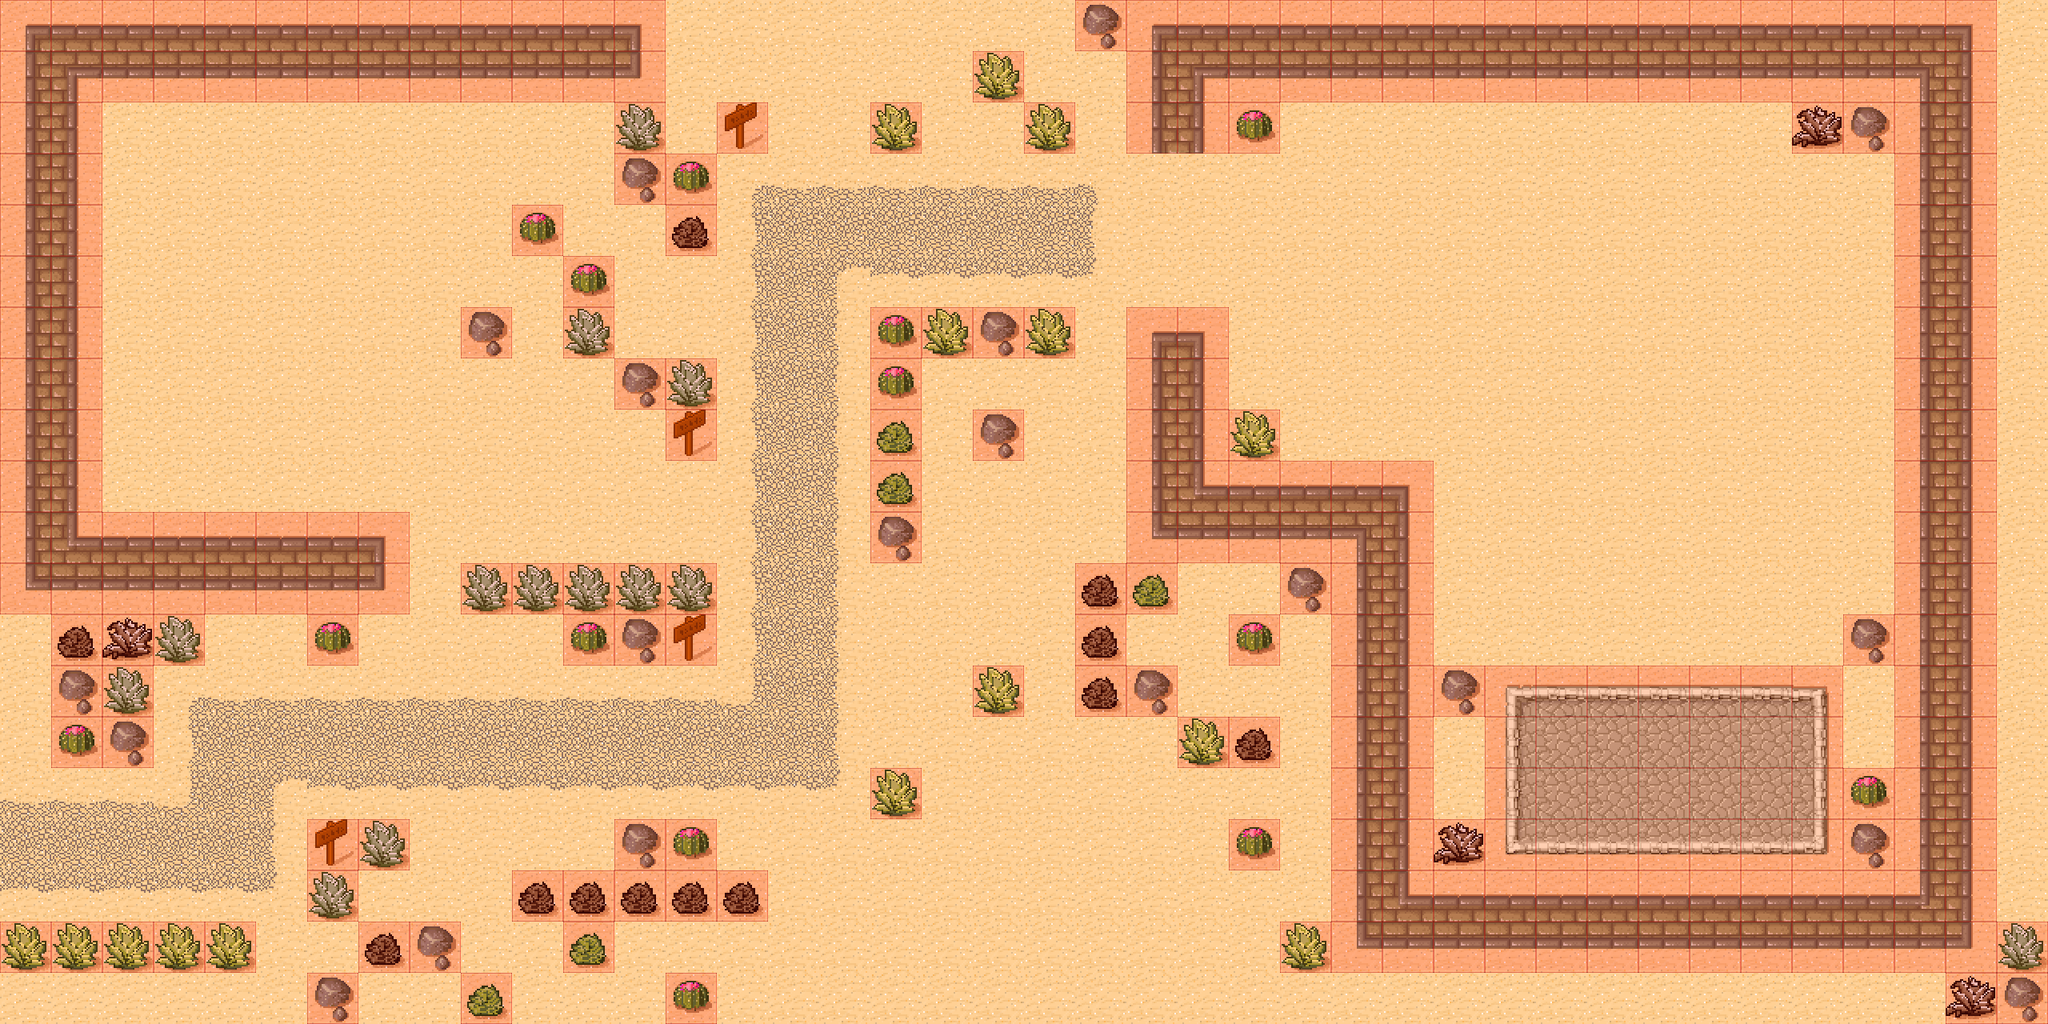

Tiled map render using the project's own tile images. Description and the map definition, with tile-layer contents summarised, below:
An orthogonal 40x20 tile map with 64x64 px tiles, 2 tile layers (background, block), 3 tilesets and 1 object (PlayerShowPoint).

<map version="1.0" orientation="orthogonal" renderorder="right-down" width="40" height="20" tilewidth="64" tileheight="64" nextobjectid="11">
 <tileset firstgid="1" name="tmw_desert_spacing-hd" tilewidth="64" tileheight="64" spacing="2" margin="2" tilecount="48" columns="8">
  <image source="tmw_desert_spacing-hd.png" trans="ff00ff" width="530" height="398" />
 </tileset>
 <tileset firstgid="49" name="meta_tiles" tilewidth="64" tileheight="64" spacing="2" margin="2" tilecount="1" columns="1">
  <image source="meta_tiles.png" trans="ff00ff" width="68" height="68" />
  <tile id="0">
   <properties>
    <property name="Priority" value="0" />
    <property name="block" value="true" />
    <property name="extra" value="100" />
   </properties>
  </tile>
 </tileset>
 <tileset firstgid="50" name="meta_green" tilewidth="64" tileheight="64" spacing="2" margin="2" tilecount="1" columns="1">
  <image source="meta_green.png" trans="ff00ff" width="68" height="68" />
  <tile id="0">
   <properties>
    <property name="Priority" value="1" />
    <property name="block" value="false" />
   </properties>
  </tile>
 </tileset>
 <layer name="background" width="40" height="20">
  <data>[800 cells, 800 non-empty, 40 distinct tile ids]</data>
 </layer>
 <objectgroup name="objectlayer" opacity="0.97">
  <object id="8" name="PlayerShowPoint" x="65" y="1027" width="60" height="58" />
 </objectgroup>
 <layer name="block" width="40" height="20">
  <data>[800 cells, 295 non-empty, 1 distinct tile ids]</data>
 </layer>
</map>
